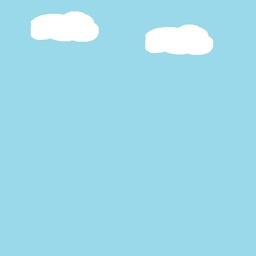
#> input picture Game/img/bg.jpg, 256 x 256 px, shrunk from 700 x 700 before the run
$ python Image_changer_with_downloadbar.py Game/img/bg.jpg
#> lines starting #> are read from the running program, lines starting #| are printed output that depends on the picture
from PIL import Image
from sys import argv
import time
import os
def ToTime(num):
    num = int(num)
    sec = str(num % 60).zfill(2)
    min = str(num // 60).zfill(2)
    return f"{min} : {sec}"

def load(num):

    square = int(num//5)
    num = round(num,2)
    s = str(num)
    if len(s.split('.')) != 2:
        s = s + '0'
    s=str(num).zfill(5)
    print("█"*square,end="")
    print(" "*(20-square),end="")
    print(f"  => {s}%   ",end="")
dir = f"images_{argv[1].split('.')[0]}"
os.mkdir(dir)
image = Image.open(argv[1])
#> image is the input picture: PIL image 256x256 RGB; mean R, G, B 159.2, 218.9, 235
w,h = image.size
#> w = 256; h = 256
n = 5
pics = n**3
timee = time.time()
estimated_time = "Calculating . . ."
for a in range(n):
    for b in range(n):
        for c in range(n):
            image = Image.open(argv[1])
            img = image.load()
            filename = f"{a}{b}{c}.jpg"
            for i in range(w):
                for j in range(h):
                    color = list(img[i,j])
                    color.append(sum(color)//3)
                    color.append(0)
                    img[i,j] = (color[a], color[b], color[c])
                if i % 10 == 0:
                    load((i/w)*100)
                    print(f"{filename}\t{time.time()-timee}\testimated time: {estimated_time}")
            image.save(f'{dir}/{filename}')
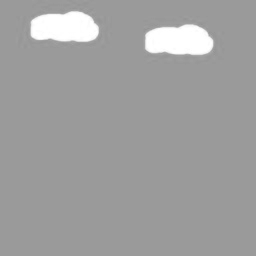
#> saved as 000.jpg: PIL image 256x256 RGB; min 146, max 255, mean 159.2
            estimated_time = ToTime(
                round(
                    (
                        (
                            pics/(
                                (a+1)*
                                (b+1)*
                                (c+1)
                                )
                            )-1
                        )*
                    (time.time()-timee)
                    ,2)
            )
            print(f"{filename} Has Been Created")


print("DONE!")
#image.show()
